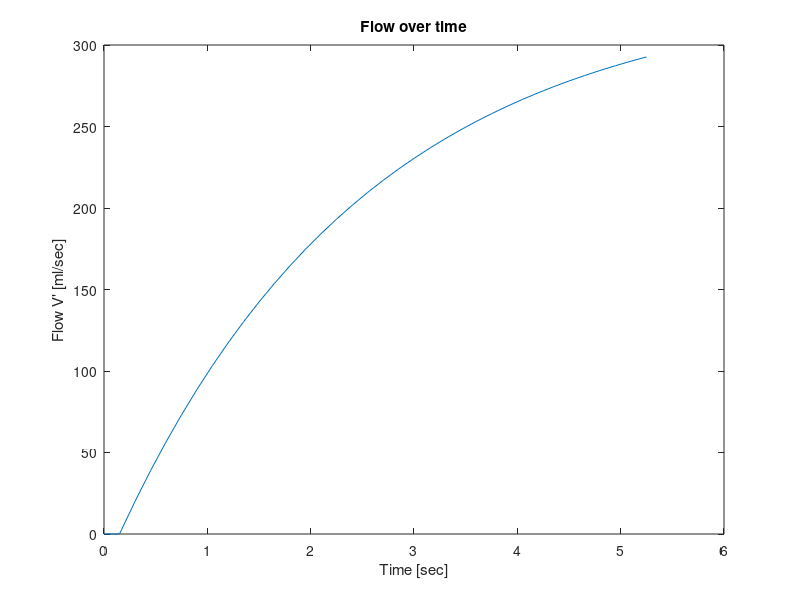
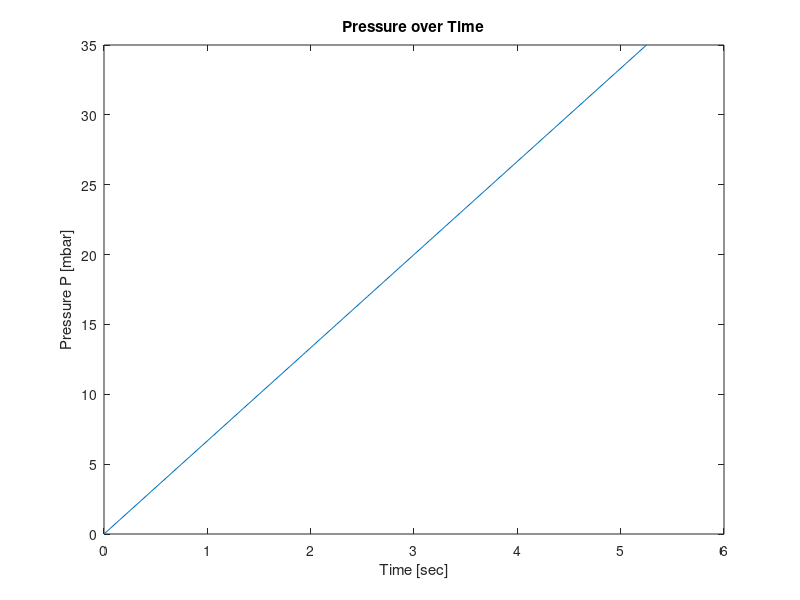
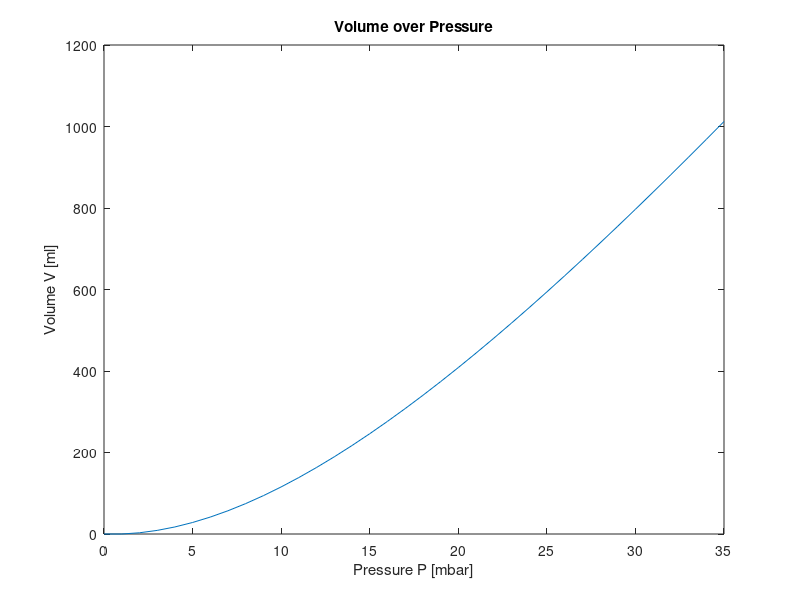
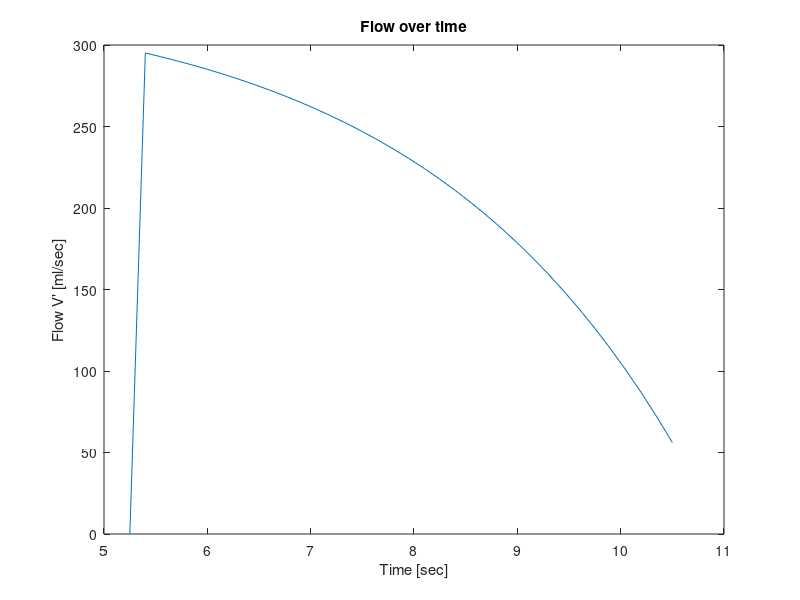

Write MATLAB code to recreate these figures, in order.
Paw = 0:35;
R = 0.05;
C = 50;
P0 = 0;

t = zeros(length(Paw),1);
v = zeros(length(Paw),1);
vdot = zeros(length(Paw),1);
t(1) = 0;
v(1) = 0;
vdot(1) = 0;
tStep = 0.15;

for i = 1:length(Paw)-1
   t(i+1) = t(i)+tStep; 
   vdot(i+1) = (Paw(i)-(v(i)./C)-P0)./R;
   v(i+1) = v(i)+(tStep.*(vdot(i+1)));
end
Vol1 = v;
Paw1 = Paw;
t1 = t;
vdot1 = vdot;
% for i = 1:length(Paw)-1
%    t(i+1) = t(i)+1; 
%    v(i+1) = v(ri)+(1.*((Paw(i)-(v(i)./C)-P0)./R));
% end
figure
plot(t,vdot)
title("Flow over time")
xlabel("Time [sec]")
ylabel("Flow V' [ml/sec]")

figure
plot(t,Paw)
title("Pressure over Time")
xlabel("Time [sec]")
ylabel("Pressure P [mbar]")

figure
plot(Paw,v)
title("Volume over Pressure")
xlabel("Pressure P [mbar]")
ylabel("Volume V [ml]")



%## Expiration phase
t_start = t(end);
v_start = v(end);
Paw = 0:35;
Paw = flip(Paw);
t = zeros(length(Paw),1);
v = zeros(length(Paw),1);
vdot = zeros(length(Paw),1);

t(1) = t_start;
v(1) = v_start;
vdot(1) = 0;
tStep = 0.15;

for i = 1:length(Paw)-1
   t(i+1) = t(i)+tStep; 
   vdot(i+1) = (Paw(i)-(v(i)./C)-P0)./R;
   v(i+1) = v(i)-(tStep.*(vdot(i+1)));
end

Vol2 = v;
Paw2 = Paw;
t2 = t;
vdot2 = vdot;

figure
plot(t,vdot)
title("Flow over time")
xlabel("Time [sec]")
ylabel("Flow V' [ml/sec]")

figure
plot(t,Paw)
title("Pressure over Time")
xlabel("Time [sec]")
ylabel("Pressure P [mbar]")

figure
plot(Paw,v)
title("Volume over Pressure")
xlabel("Pressure P [mbar]")
ylabel("Volume V [ml]")

figure
hold on
plot(Paw1,Vol1, 'k')
plot(Paw2, Vol2, 'r')
title("Volume over Pressure")
xlabel("Pressure P [mbar]")
ylabel("Volume V [ml]")
hold off

figure
hold on
plot(t1,Paw1,'k')
plot(t2, Paw2, 'r')
title("Volume over Pressure")
xlabel("Pressure P [mbar]")
ylabel("Volume V [ml]")
hold off

figure
hold on
plot(t1, vdot1, 'k')
plot(t2, vdot2, 'r')
title("Volume over Pressure")
xlabel("Pressure P [mbar]")
ylabel("Volume V [ml]")
hold off